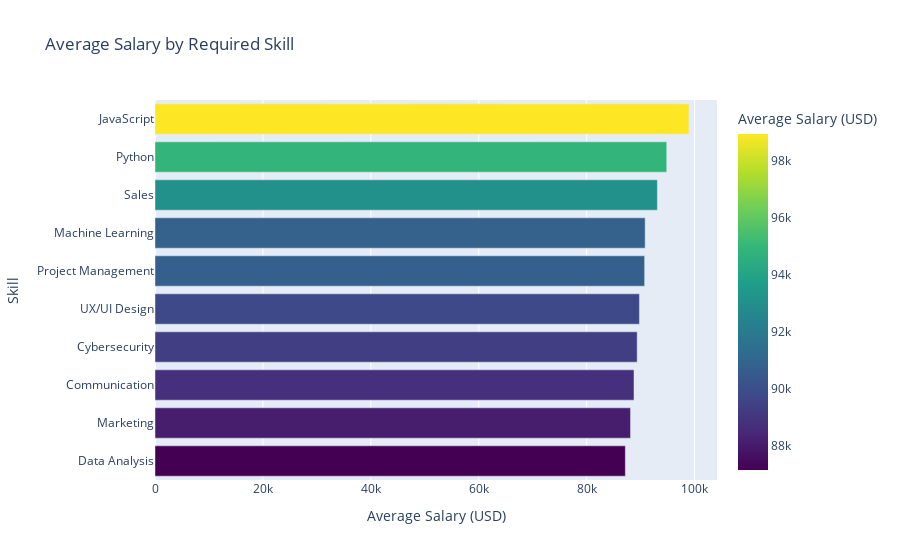

Here is the notebook cell this chart was saved with:
### Code cell
# Step 9: EDA - Bivariate Analysis
print("\n--- Bivariate Analysis ---")

# Chart 1: Most Lucrative Skills (Average Salary by Skill) (Interactive)
# This bar chart directly answers: "Which skills correlate with the highest salaries?"
avg_salary_by_skill = df.groupby('Required_Skills')['Salary_USD'].mean().sort_values().reset_index()
fig1 = px.bar(avg_salary_by_skill,
              x='Salary_USD',
              y='Required_Skills',
              orientation='h',
              title='Average Salary by Required Skill',
              color='Salary_USD',
              color_continuous_scale=px.colors.sequential.Viridis,
              labels={'Required_Skills': 'Skill', 'Salary_USD': 'Average Salary (USD)'})
fig1.show()

### Figure 1 — Plotly figure (JSON) as saved in the notebook; plotly's stock layout.template omitted (floating-point values rounded to 4 significant figures)
{"data": [{"hovertemplate": "Average Salary (USD)=%{marker.color}<br>Skill=%{y}<extra></extra>", "legendgroup": "", "marker": {"color": [87170.0, 88130.0, 88770.0, 89360.0, 89780.0, 90740.0, 90840.0, 93100.0, 94840.0, 98940.0], "coloraxis": "coloraxis", "pattern": {"shape": ""}}, "name": "", "orientation": "h", "showlegend": false, "textposition": "auto", "type": "bar", "x": [87170.0, 88130.0, 88770.0, 89360.0, 89780.0, 90740.0, 90840.0, 93100.0, 94840.0, 98940.0], "xaxis": "x", "y": ["Data Analysis", "Marketing", "Communication", "Cybersecurity", "UX/UI Design", "Project Management", "Machine Learning", "Sales", "Python", "JavaScript"], "yaxis": "y"}], "layout": {"barmode": "relative", "coloraxis": {"colorbar": {"title": {"text": "Average Salary (USD)"}}, "colorscale": [[0, "#440154"], [0.1111, "#482878"], [0.2222, "#3e4989"], [0.3333, "#31688e"], [0.4444, "#26828e"], [0.5556, "#1f9e89"], [0.6667, "#35b779"], [0.7778, "#6ece58"], [0.8889, "#b5de2b"], [1, "#fde725"]]}, "legend": {"tracegroupgap": 0}, "title": {"text": "Average Salary by Required Skill"}, "xaxis": {"anchor": "y", "domain": [0, 1], "title": {"text": "Average Salary (USD)"}}, "yaxis": {"anchor": "x", "domain": [0, 1], "title": {"text": "Skill"}}}}
